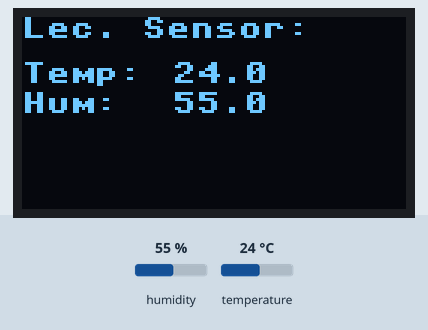
Recording of a program running on a simulated Raspberry Pi Pico running MicroPython. On the bench: 128×64 one-colour display. The test bench sets the inputs (shaded band); at power-on: humidity 55 %, temperature 24 °C. Library files of the repository ran but are not shown: ssd1306.py; what the program prints to the serial console is not drawn.

Above: at 1.2 s.
1.3 s: humidity set to 22 %
At 5.9 s:
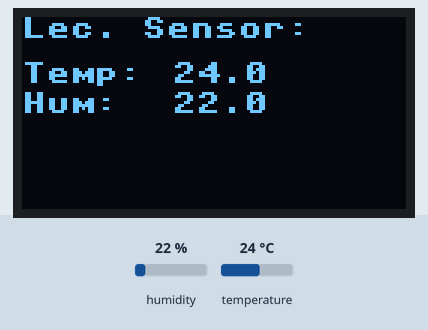
7.3 s: temperature set to 12 °C
At 11.4 s:
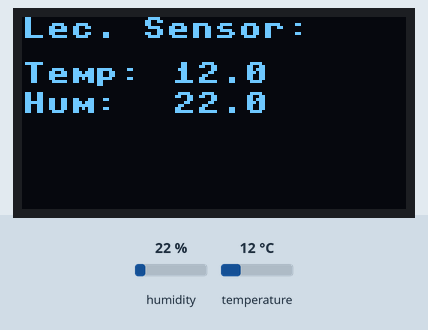
13.3 s: humidity set to 40 %
At 15.8 s:
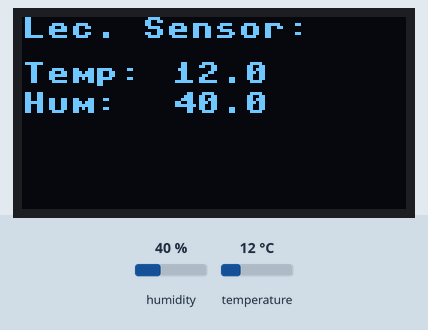
19.3 s: temperature set to 19 °C
Timing chart, 0 to 22.3 s (numbered marks = the images above; inputs shaded):
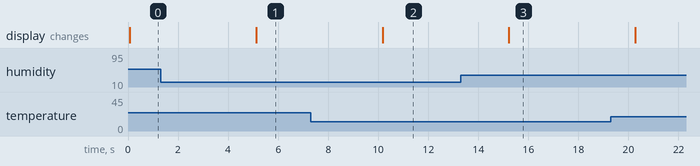

The program:

oledtest.py
```python
from machine import Pin, SoftSPI, I2C
import utime
import dht
from ssd1306 import SSD1306_I2C

ANCHO=128
ALTO=64

sensor = dht.DHT11(Pin(0))

i2c=I2C(0,scl=Pin(17),sda=Pin(16))
oled=SSD1306_I2C(ANCHO,ALTO,i2c)

while True:
  oled.fill(0)
  try:
    sensor.measure()
    temp = sensor.temperature()
    hum = sensor.humidity()

    ftemp = float(temp)
    fhum = float(hum)
    stemp = str(ftemp)
    shum = str(fhum)

    print('Temperature: %3.1f C' %temp)
    print('Humedad: %3.1f C' %hum)
    print('')


    oled.text("Lec. Sensor:", 0, 0)
    oled.text("Temp: ", 0, 15)
    oled.text(stemp, 50, 15)
    oled.text("Hum: ", 0, 25)
    oled.text(shum, 50, 25)
    oled.show()


    utime.sleep(5)


  except OSError as e:
    print('Failed to read sensor.')
```

Measured:
- after the input at 1.3 s, the display: changes after 3.8 s (image 1)
- after the input at 7.3 s, the display: changes after 2.9 s (image 2)
- after the input at 13.3 s, the display: changes after 1.9 s (image 3)
